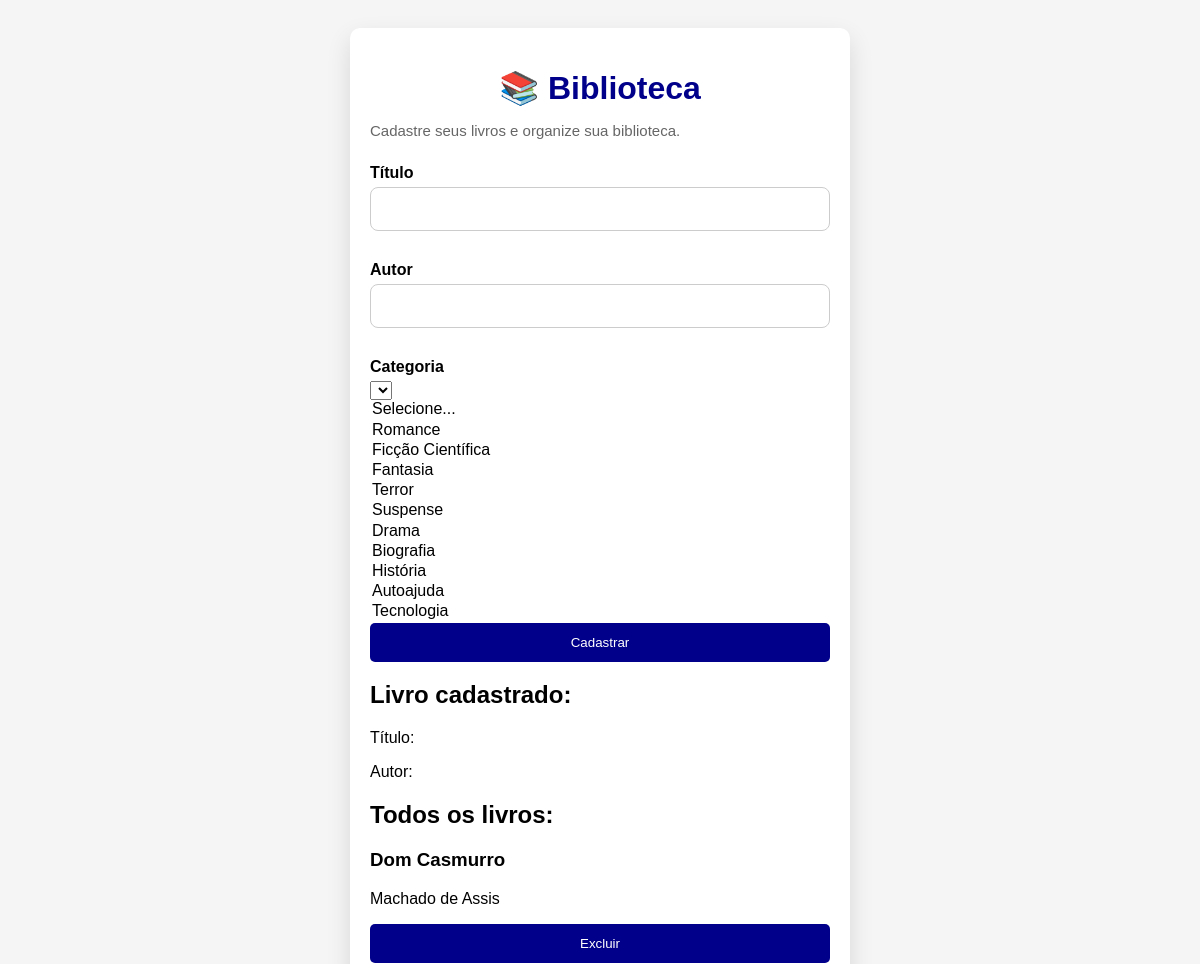
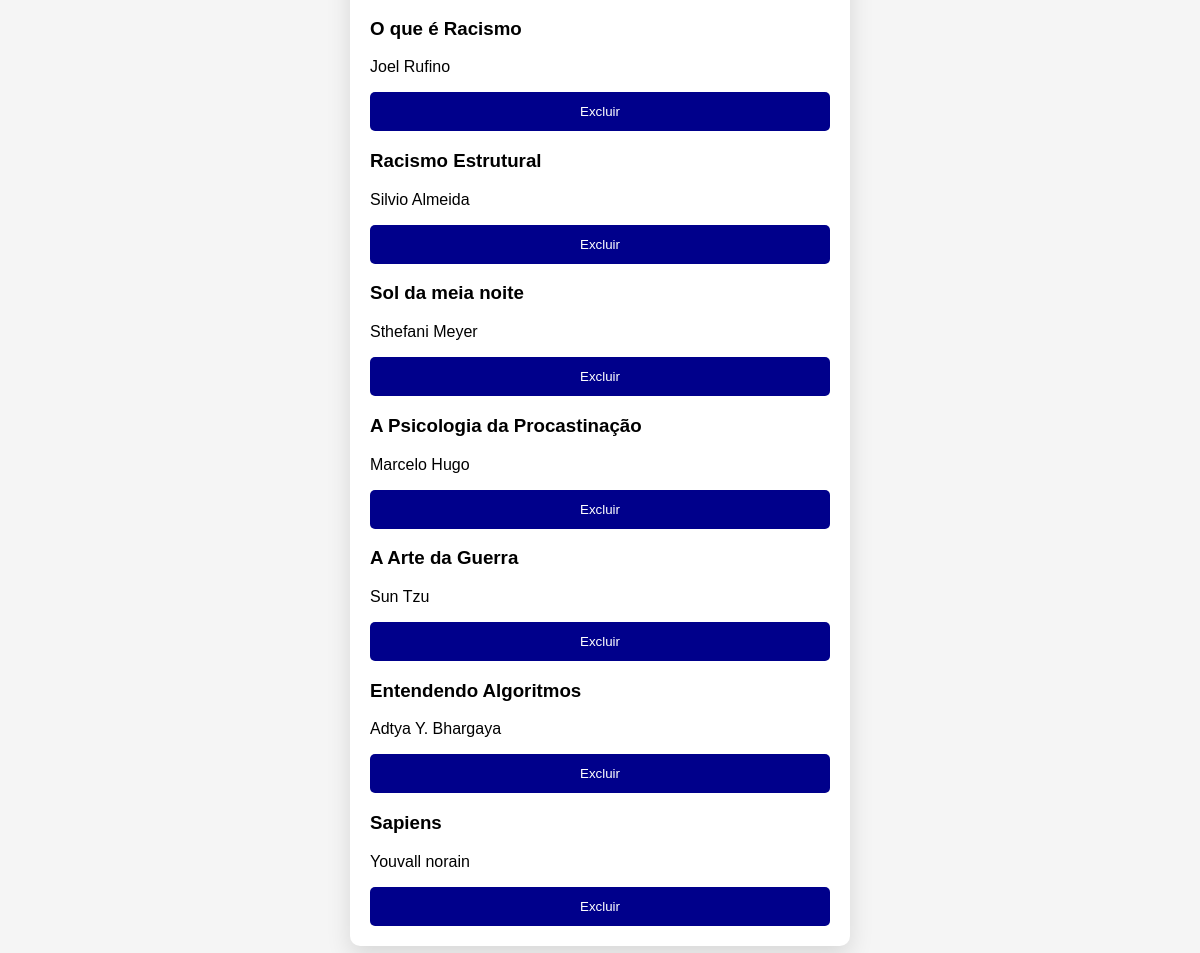
The page / on the database its author committed (2 pictures, top to bottom).
### tables this page shows
CREATE TABLE livros (
    id INTEGER PRIMARY KEY AUTOINCREMENT,
    titulo TEXT,
    autor TEXT
);

### app.py (the view, shortened to what this page needs)
@app.route("/", methods=["GET", "POST"])
def inicio():
    titulo = ""
    autor = ""
    livros = buscar_livros()
    return render_template(
        "index.html",
        titulo=titulo,
        autor=autor,
        livros=livros
    )

### app.py (called while the page is built)
def conectar_banco():
    conexao = sqlite3.connect("biblioteca.db")
    return conexao

def buscar_livros():
    banco = conectar_banco()
    cursor = banco.cursor()
    cursor.execute("SELECT * FROM livros")
    livros = cursor.fetchall()
    banco.close()
    return livros

### templates/index.html (shortened to what this page needs)
<!DOCTYPE html>
<html lang= "pt-BR">
<head>
    <link rel="stylesheet" href="{{ url_for('static', filename='style.css')}}">
    </head>
<body>
    <div class="container">
    <h1>📚 Biblioteca</h1>
  <p class="descricao">
    Cadastre seus livros e organize sua biblioteca.
</p>
    <form method ="POST">
    <div class="campo">
        <label>Título</label>
        <input type="text" name="titulo">
        </div>
    <div class="campo">
        <label>Autor</label>
        <input type="text" name="autor">
       </div>
       <label>Categoria</label>
       <select name = "categoria" required></select>
       <option value="">Selecione...</option>
    <option>Romance</option>
    <option>Ficção Científica</option>
    <option>Fantasia</option>
    <option>Terror</option>
    <option>Suspense</option>
    <option>Drama</option>
    <option>Biografia</option>
    <option>História</option>
    <option>Autoajuda</option>
    <option>Tecnologia</option>
 <button type="submit">Cadastrar</button>
    </form>
        <h2> Livro cadastrado:</h2>
        <p>Título: {{ titulo }}</p>
        <p>Autor: {{ autor }}</p>
        <h2>Todos os livros:</h2>
        {%for livro in livros %}
        <div class="Livro">
            <h3> {{ livro[1] }}</h3
            <p> {{ livro[2] }}</p>
      <form action="/excluir/{{ livro[0] }}" method="POST">
    <button
        class="excluir"
        type="submit"
        onclick="return confirm('Deseja realmente excluir este livro?')">
        Excluir
    </button>
</form>
</div>
            {% endfor %}
</div>
</body>
</html>

### static/style.css (style rules this page uses)
body { font-family: Arial, sans-serif; background-color: #f5f5f5; display: flex; justify-content: center; align-items: center; min-height: 100vh; padding: 20px; }
.container { width: 100%; max-width: 500px; box-sizing: border-box; background: white; padding: 20px; border-radius: 10px; box-shadow: 0 10px 25px rgba(0,0,0,0.12); }
h1 { color: darkblue; text-align: center; margin-bottom: 10px; }
input { width: 100%; padding: 12px; margin-bottom: 15px; box-sizing: border-box; border: 1px solid #ccc; border-radius: 8px; font-size: 16px; transition:; 0.3s; }
button { width: 100%; padding: 12px; background-color: darkblue; color: white; border: none; border-radius: 5px; cursor: pointer; transition: 0.3s; }
.campo { margin-bottom: 15px; }
label { display: block; margin-bottom: 5px; font-weight: bold; }
.descricao { color: #666; margin-bottom: 25px; font-size: 15px; }

### rows shown on the page
livros: titulo "Dom Casmurro", autor "Machado de Assis"
livros: titulo "O que é Racismo", autor "Joel Rufino"
livros: titulo "Racismo Estrutural", autor "Silvio Almeida"
livros: titulo "Sol da meia noite", autor "Sthefani Meyer"
livros: titulo "A Psicologia da Procastinação", autor "Marcelo Hugo"
livros: titulo "A Arte da Guerra", autor "Sun Tzu"
livros: titulo "Entendendo Algoritmos", autor "Adtya Y. Bhargaya"
livros: titulo "Sapiens", autor "Youvall norain"
